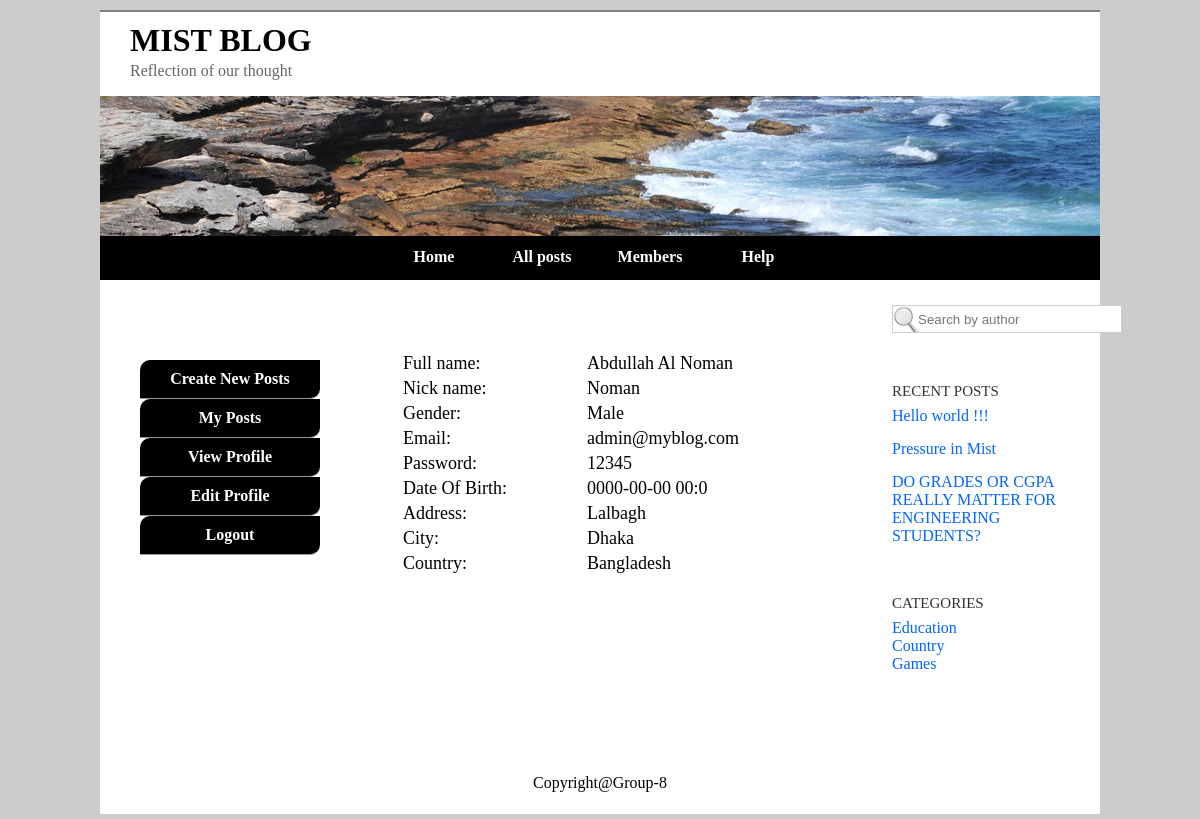
/my-blog/index.php?action=user&&action2=profile (signed in), run on the app's committed database.
### tables this page shows
CREATE TABLE IF NOT EXISTS `users` (
  `user_id` int(10) NOT NULL AUTO_INCREMENT,
  `email` varchar(255) NOT NULL,
  `password` varchar(20) NOT NULL,
  `full_name` varchar(50) NOT NULL,
  `nick_name` varchar(15) NOT NULL,
  `gender` tinyint(1) NOT NULL COMMENT 'male:0 female:1',
  `date_of_birth` varchar(15) NOT NULL,
  `address` varchar(255) NOT NULL,
  `city` varchar(255) NOT NULL,
  `country` varchar(255) NOT NULL,
  `reg_date` datetime NOT NULL,
  PRIMARY KEY (`user_id`),
  UNIQUE KEY `email` (`email`)
);

CREATE TABLE IF NOT EXISTS `posts` (
  `post_id` int(10) NOT NULL AUTO_INCREMENT,
  `user_id` int(10) NOT NULL,
  `title` varchar(255) NOT NULL,
  `text` varchar(10000) NOT NULL,
  `rating` tinyint(5) NOT NULL,
  `date` varchar(10) NOT NULL,
  `views` int(10) NOT NULL,
  `likes` int(10) NOT NULL,
  PRIMARY KEY (`post_id`)
);

### my-blog/helpers/common.php (called while the page is built, shortened)
<?php
function &getDBObject(){
    require_once 'library/db/mysql.php';
    global $db_config;
    $tmp = new Mysql($db_config['host'], $db_config['user'],$db_config['password'], $db_config['database']);
    $tmp->connect();
    $db_object = &$tmp;
    return $db_object;
}
function loadTheme($theme_name){
    require_once THEME_PATH.$theme_name.'/basic'.FILE_EXT;
}
function loadView($view_name, $data=array(),$mdata=array(), $ldata=array(), $return=true){
    extract($data);
    extract($mdata);
    extract($ldata);
    require_once VIEW_PATH.$view_name.FILE_EXT;
    return ob_get_clean();
}
?>

### my-blog/controllers/user.php (called while the page is built, shortened)
<?php
$action2=$_POST['action2'];
if(!isset($action2)|| empty($action2)){
   $action2=$_GET['action2'];
}
if($_GET['user_id']){
    $user_id= $_GET['user_id'];
}
else{
    $user_id=$_SESSION['current-user']['user_id'];
}
$users = new Users();
switch($action2){
    case 'profile':
        $user = $users->getUserById($user_id);
        $profile_view=loadView('profile',$user);
        break;
}
?>

### my-blog/index.php (called while the page is built, shortened)
<?php
require_once 'config/config.php';
require_once 'config/db-config.php';
require_once 'helpers/common.php';
$action=$_POST['action'];
if(!isset($action)|| empty($action)){
   $action=$_GET['action'];
}
$controller='';
switch($action){
    case 'user':
        $controller='user.php';
        break;
}
include_once CONTROLLER_PATH.$controller;
loadTheme($current_theme);
?>

### my-blog/library/db/mysql.php (called while the page is built, shortened)
<?php
class Mysql{
    private  $host;
    private  $user;
    private  $password;
    private  $link;
    function __construct($h,$u,$p,$d){
        $this->host =$h;
        $this->user =$u;
        $this->password = $p;
        $this->link = NULL;
    }
    function connect(){
        $this->link = mysql_connect($this->host,  $this->user,  $this->password);
    }
    function getRow($query){
        $result=mysql_query($query,  $this->link);
        return mysql_fetch_assoc($result);
    }
}
?>

### my-blog/models/users.php (called while the page is built, shortened)
<?php
class Users{
    private $db;
    function  __construct() {
        $this->db=&getDBObject();
    }
    function getUserById($user_id){
        $query ="SELECT * FROM users WHERE user_id='$user_id'";
        return $this->db->getRow($query);
    }
}
?>

### my-blog/themes/basic/basic.php (called while the page is built)
<?php
require_once THEME_PATH.$theme_name.'/header.php';
require_once THEME_PATH.$theme_name.'/leftbar.php';
require_once THEME_PATH.$theme_name.'/content.php';
require_once THEME_PATH.$theme_name.'/rightbar.php';
require_once THEME_PATH.$theme_name.'/footer.php';
?>

### my-blog/views/profile.php (the view, shortened to what this page needs)
<table class="profile" style="margin-top: 20px;">
    <tr>
        <td>Full name:</td>
        <td><?php echo $full_name;?></td>
    </tr>
    <tr>
        <td>Nick name:</td>
        <td><?php echo $nick_name;?></td>
    </tr>
    <tr>
        <td>Gender:</td>
        <td><?php if($gender==0){
            echo "Male";
            }
                  else{
        echo "Female";
                  }?></td>
    </tr>
    <tr>
        <td>Email:</td>
        <td><?php echo $email;?></td>
    </tr>
    <tr>
        <td>Password:</td>
        <td><?php echo $password;?></td>
    </tr>
    <tr>
        <td>Date Of Birth:</td>
        <td><?php echo $date_of_birth ;?></td>
    </tr>
    <tr>
        <td>Address:</td>
        <td><?php echo $address;?></td>
    </tr>
    <tr>
        <td>City:</td>
        <td><?php echo $city;?></td>
    </tr>
    <tr>
        <td>Country:</td>
        <td><?php echo $country;?></td>
    </tr>
</table>

### my-blog/themes/basic/rightbar.php
<?php
$query = "SELECT * FROM posts ORDER BY post_id DESC LIMIT 0 , 3";
$result=mysql_query($query);
$rows = array();
        while($row = mysql_fetch_assoc($result))
        {
            $rows[]=$row;
        }
?>
<div id="rightbar">
		<form action="?action=user&&action2=search" method="post">
		<input  class="right" type="text" name="name" placeholder="Search by author" size="23"  />
		</form>
		<p class="rp">RECENT POSTS</p>
		<ul>
			<li style="margin-bottom:15px;"><a href="?action=post&&action2=post&&post_id=<?php echo $rows[0]['post_id'];?>"><?php echo $rows[0]['title']; ?></a></li>
			<li style="margin-bottom:15px;"><a href="?action=post&&action2=post&&post_id=<?php echo $rows[1]['post_id'];?>"><?php echo $rows[1]['title']; ?></a></li>
			<li><a href="?action=post&&action2=post&&post_id=<?php echo $rows[2]['post_id'];?>"><?php echo $rows[2]['title']; ?></a></li>
		</ul>
		<p class="rp">CATEGORIES</p>
		<ul>
			<li><a href="">Education</a></li>
			<li><a href="">Country</a></li>
			<li><a href="">Games</a></li>
		</ul>
	</div>

### my-blog/themes/basic/CSS/style.css (style rules this page uses)
body,html { margin:0; padding:0; background-color:#CCCCCC; }
#rightbar { width:200px; float:right; padding:25px 8px; }
input.right { background-image:url(search.png); background-repeat:no-repeat; padding-left:25px; border:1px solid #CCCCCC; height:28px; }
p.rp { margin-top:50px; font-size:15px; color:#333333; }
ul { list-style-type:none; margin-left:-40px; margin-top:-8px; }
a { text-decoration:none; color:#0066FF; }
.profile td { font-size:18px; width:180px; }

### data on the page
users: full_name "Abdullah Al Noman", nick_name "Noman", email "admin@myblog.com", password "12345", date_of_birth "0000-00-00 00:0", address "Lalbagh", city "Dhaka", country "Bangladesh"
posts: title "Hello world !!!"
posts: title "Pressure in Mist"
posts: title "DO GRADES OR CGPA REALLY MATTER FOR ENGINEERING STUDENTS?"
